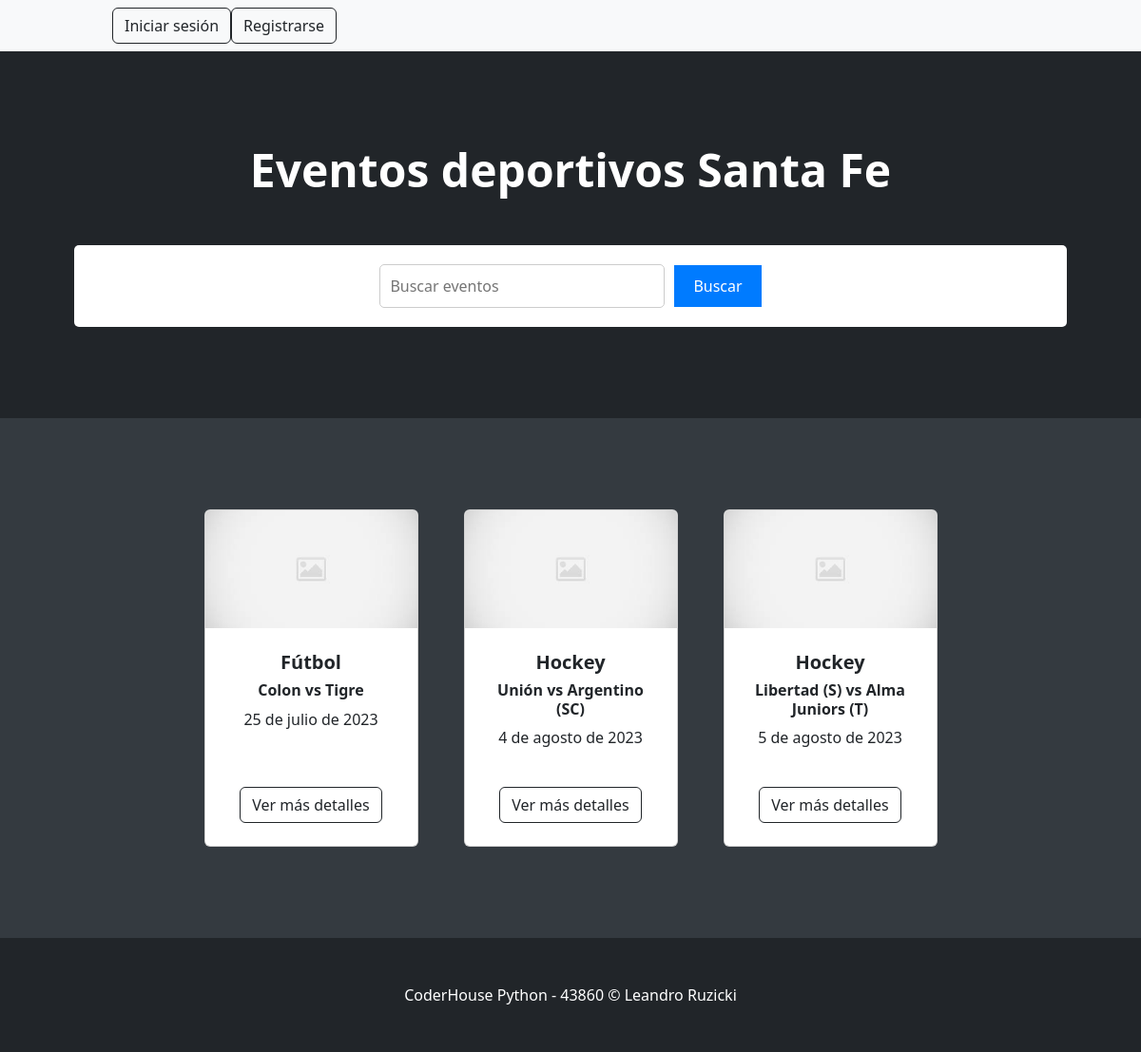
The app's page /, older data.
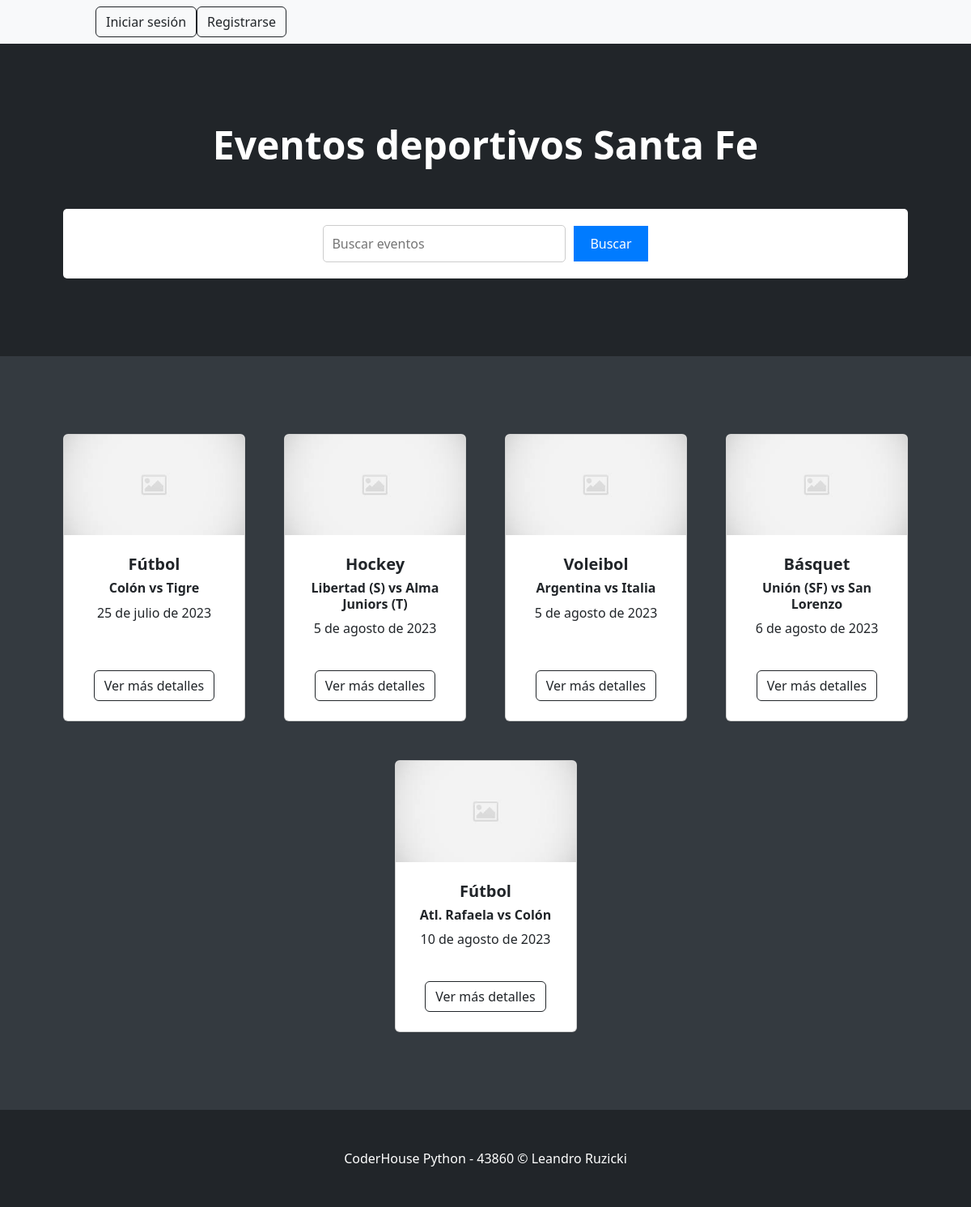
The same page, newer data.
### apps/evento/models.py (models this page shows, shortened)
class Evento(models.Model):
    titulo = models.CharField(max_length=100)
    descripcion = models.TextField()
    fecha = models.DateField()
    categoria = models.ForeignKey(EventoCategoria, on_delete=models.CASCADE)
    imagen = models.ImageField(upload_to='evento/', blank=True, null=True)

class EventoCategoria(models.Model):
    nombre = models.CharField(max_length=100)
    def __str__(self):
        return self.nombre

### apps/Home/views.py (the view)
# urls.py: path("", views.home_view, name="home"),
def home_view(request):
    return render(request, "Home/base.html", {'eventos': Evento.objects.all().order_by('fecha')})

### apps/Home/templates/Home/base.html
{% extends 'Home/padre.html' %}
{% load static %}
{% block contenidoQueCambia %}
<section class="py-5">
    <div class="container px-4 px-lg-5 mt-5">
        <div class="row gx-4 gx-lg-5 row-cols-2 row-cols-md-3 row-cols-xl-4 justify-content-center">
            {% for evento in eventos %}
            <div class="col mb-5">
                <div class="card h-100">
                    {% if evento.imagen %}
                        <img src="{{ evento.imagen.url }}" class="card-img-top">
                    {% else %}
                        <img src="{% static 'evento/img/placeholder.jpg' %}" class="card-img-top">
                    {% endif %}
                    <div class="card-body p-4">
                        <div class="text-center">
                            <h5 class="fw-bolder">{{ evento.categoria }}</h5>
                            <h6 class="fw-bolder">{{ evento.titulo }}</h5>
                            <p>{{ evento.fecha }}</p>
                        </div>
                    </div>
                    <div class="card-footer p-4 pt-0 border-top-0 bg-transparent">
                        <div class="text-center"><a class="btn btn-outline-dark mt-auto" href="{% url 'evento:detalle_evento' evento.id %}">Ver más detalles</a></div>
                    </div>
                </div>
            </div>
            {% endfor %}
        </div>
    </div>
</section>
{% endblock %}

### apps/Home/templates/Home/padre.html (shortened to what this page needs)
{% load static %}
<!DOCTYPE html>
<html lang="es">
    <head>
        <link href="https://cdn.jsdelivr.net/npm/bootstrap-icons@1.5.0/font/bootstrap-icons.css" rel="stylesheet" />
        <link href="{% static 'Home/css/styles.css' %}" rel="stylesheet" />
    </head>
    <body>
        {% include 'Home/navbar.html'%}
        {% include 'Home/header.html'%}
        {% block contenidoQueCambia %}{% endblock  %}
        {% include 'Home/footer.html' %}
    </body>
</html>

### apps/Home/templates/Home/navbar.html (shortened to what this page needs)
{% load static %}
<nav class="navbar navbar-expand-lg navbar-light bg-light">
    <div class="container px-4 px-lg-5">
        <div class="collapse navbar-collapse" id="navbarSupportedContent">
            <ul class="navbar-nav me-auto mb-2 mb-lg-0 ms-lg-4">
                {% if user.is_authenticated %}
                    <li class="nav-item"><a class="btn btn-bg-info" href="#!">Bienvenido: {{ user.username }}</a></li>
                    <li class="nav-item"><a class="btn btn-bg-info" href="{% url 'usuario:logout' %}">Cerrar sesión</a></li>
                    <li class="nav-item"><a class="nav-link" href="#!">Sobre nosotros</a></li>
                    {% if user.is_staff %}
                        <div class="dropdown">
                            <button class="btn btn-outline-dark dropdown-toggle" type="button" id="administrarEventosDropdown" data-bs-toggle="dropdown" aria-expanded="false">
                                Administrar eventos
                            </button>
                            <ul class="dropdown-menu" aria-labelledby="administrarEventosDropdown">
                                <li>
                                    <form class="d-flex" action="{% url 'evento:crear_evento' %}" method="post">
                                        {% csrf_token %}
                                        <button class="dropdown-item btn btn-link" type="submit">Añadir</button>
                                    </form>
                                </li>
                                <li>
                                    <a class="dropdown-item btn btn-link" href="{% url 'evento:lista_categorias' %}">Listar categorías</a>
                                </li>
                            </ul>
                        </div>
                    {% endif %}
                {% else %}
                <form class="d-flex" action="{% url 'usuario:login' %}" method="post">
                    <button class="btn btn-outline-dark" type="submit">
                        Iniciar sesión
                    </button>
                </form>
                <form class="d-flex" action="{% url 'usuario:register' %}" method="post">
                    <button class="btn btn-outline-dark" type="submit">
                        Registrarse
                    </button>
                </form>
                {% endif %}
            </ul>
        </div>
    </div>
</nav>

### apps/Home/templates/Home/header.html (shortened to what this page needs)
{% load static %}
<header class="bg-dark py-5">
    <div class="container px-4 px-lg-5 my-5">
        <div class="text-center text-white">
            <h1 class="display-5 fw-bolder">
                {% block contenido %}
                Eventos deportivos Santa Fe
                {% endblock %}
            </h1>
            <div class="form-container">
                <form id="buscar-form" action="{% url 'evento:buscar_eventos' %}" method="GET">
                    <input type="text" name="q" placeholder="Buscar eventos" value="{% if query %}{{ query }}{% endif %}">
                    <button type="submit">Buscar</button>
                </form>
            </div>
        </div>
    </div>
</header>

### apps/Home/templates/Home/footer.html
<footer class="py-5 bg-dark">
    <div class="container"><p class="m-0 text-center text-white">CoderHouse Python - 43860 &copy; Leandro Ruzicki</p></div>
</footer>

### apps/Home/templates/Home/header.html (style rules this page uses)
body { background-color: #343a40; }
.form-container { display: flex; flex-direction: column; align-items: center; justify-content: center; margin: 20px auto; padding: 20px; background-color: #fff; border-radius: 5px; margin-top: 50px; }
.form-container form { display: flex; align-items: center; }
.form-container input[type="text"] { padding: 10px; width: 300px; border: 1px solid #ccc; border-radius: 5px; margin-right: 10px; }
.form-container button { padding: 10px 20px; background-color: #007bff; color: #fff; border: none; cursor: pointer; }

Row changes from the older to the newer data that the page shows:
removed Evento: categoria "Fútbol", titulo "Colon vs Tigre", fecha "25 de julio de 2023"
removed Evento: categoria "Hockey", titulo "Unión vs Argentino (SC)", fecha "4 de agosto de 2023"
added Evento: categoria "Fútbol", titulo "Colón vs Tigre", fecha "25 de julio de 2023"
added Evento: categoria "Voleibol", titulo "Argentina vs Italia", fecha "5 de agosto de 2023"
added Evento: categoria "Básquet", titulo "Unión (SF) vs San Lorenzo", fecha "6 de agosto de 2023"
added Evento: categoria "Fútbol", titulo "Atl. Rafaela vs Colón", fecha "10 de agosto de 2023"
